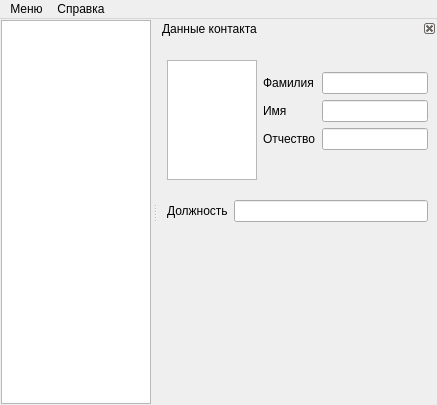
<?xml version="1.0" encoding="UTF-8"?>
<ui version="4.0">
 <class>qlocmes</class>
 <widget class="QMainWindow" name="qlocmes">
  <property name="geometry">
   <rect>
    <x>0</x>
    <y>0</y>
    <width>437</width>
    <height>405</height>
   </rect>
  </property>
  <property name="windowTitle">
   <string notr="true">MoMoN</string>
  </property>
  <property name="windowIcon">
   <iconset resource="systray.qrc">
    <normaloff>:/tray/icon/online.png</normaloff>:/tray/icon/online.png</iconset>
  </property>
  <property name="dockOptions">
   <set>QMainWindow::AllowTabbedDocks|QMainWindow::AnimatedDocks</set>
  </property>
  <widget class="QWidget" name="centralwidget">
   <layout class="QHBoxLayout" name="horizontalLayout" stretch="0">
    <property name="margin">
     <number>1</number>
    </property>
    <item>
     <widget class="QTreeView" name="treeView">
      <property name="minimumSize">
       <size>
        <width>150</width>
        <height>0</height>
       </size>
      </property>
     </widget>
    </item>
   </layout>
  </widget>
  <widget class="QMenuBar" name="menubar">
   <property name="geometry">
    <rect>
     <x>0</x>
     <y>0</y>
     <width>437</width>
     <height>21</height>
    </rect>
   </property>
   <widget class="QMenu" name="menuFile">
    <property name="title">
     <string>Меню</string>
    </property>
    <widget class="QMenu" name="menu">
     <property name="title">
      <string>Статус</string>
     </property>
     <property name="icon">
      <iconset resource="systray.qrc">
       <normaloff>:/actions/icon/online.png</normaloff>:/actions/icon/online.png</iconset>
     </property>
     <addaction name="actionOnLine"/>
     <addaction name="actionOffLIne"/>
    </widget>
    <addaction name="menu"/>
    <addaction name="actionSettings"/>
    <addaction name="separator"/>
    <addaction name="actionQuit"/>
   </widget>
   <widget class="QMenu" name="menuHelp">
    <property name="title">
     <string>Справка</string>
    </property>
    <property name="separatorsCollapsible">
     <bool>false</bool>
    </property>
    <addaction name="actionHelpQt"/>
    <addaction name="actionHelpQlocmessege"/>
    <addaction name="separator"/>
    <addaction name="actionHelp"/>
   </widget>
   <addaction name="menuFile"/>
   <addaction name="menuHelp"/>
  </widget>
  <widget class="QDockWidget" name="dockWidgetData">
   <property name="enabled">
    <bool>true</bool>
   </property>
   <property name="sizePolicy">
    <sizepolicy hsizetype="Minimum" vsizetype="Expanding">
     <horstretch>0</horstretch>
     <verstretch>0</verstretch>
    </sizepolicy>
   </property>
   <property name="minimumSize">
    <size>
     <width>250</width>
     <height>300</height>
    </size>
   </property>
   <property name="features">
    <set>QDockWidget::DockWidgetClosable|QDockWidget::DockWidgetMovable</set>
   </property>
   <property name="allowedAreas">
    <set>Qt::AllDockWidgetAreas</set>
   </property>
   <property name="windowTitle">
    <string>Данные контакта</string>
   </property>
   <attribute name="dockWidgetArea">
    <number>2</number>
   </attribute>
   <widget class="QWidget" name="dockWidgetContents_3">
    <layout class="QVBoxLayout" name="verticalLayout_2">
     <item>
      <layout class="QGridLayout" name="gridLayout_2">
       <item row="0" column="0">
        <layout class="QFormLayout" name="formLayout">
         <property name="fieldGrowthPolicy">
          <enum>QFormLayout::FieldsStayAtSizeHint</enum>
         </property>
         <item row="0" column="0">
          <widget class="QGraphicsView" name="graphicsViewFoto">
           <property name="minimumSize">
            <size>
             <width>90</width>
             <height>120</height>
            </size>
           </property>
           <property name="maximumSize">
            <size>
             <width>90</width>
             <height>120</height>
            </size>
           </property>
          </widget>
         </item>
         <item row="0" column="1">
          <layout class="QVBoxLayout" name="verticalLayout">
           <item>
            <layout class="QGridLayout" name="gridLayout">
             <item row="0" column="0">
              <widget class="QLabel" name="labelSurname">
               <property name="text">
                <string>Фамилия</string>
               </property>
               <property name="buddy">
                <cstring>lineEditSurname</cstring>
               </property>
              </widget>
             </item>
             <item row="0" column="1">
              <widget class="QLineEdit" name="lineEditSurname">
               <property name="readOnly">
                <bool>true</bool>
               </property>
              </widget>
             </item>
             <item row="1" column="0">
              <widget class="QLabel" name="labelName">
               <property name="text">
                <string>Имя</string>
               </property>
               <property name="buddy">
                <cstring>lineEditName</cstring>
               </property>
              </widget>
             </item>
             <item row="1" column="1">
              <widget class="QLineEdit" name="lineEditName">
               <property name="readOnly">
                <bool>true</bool>
               </property>
              </widget>
             </item>
             <item row="2" column="0">
              <widget class="QLabel" name="labelPatronymic">
               <property name="text">
                <string>Отчество</string>
               </property>
               <property name="buddy">
                <cstring>lineEditPatronymic</cstring>
               </property>
              </widget>
             </item>
             <item row="2" column="1">
              <widget class="QLineEdit" name="lineEditPatronymic">
               <property name="readOnly">
                <bool>true</bool>
               </property>
              </widget>
             </item>
            </layout>
           </item>
           <item>
            <spacer name="verticalSpacer_2">
             <property name="orientation">
              <enum>Qt::Vertical</enum>
             </property>
             <property name="sizeType">
              <enum>QSizePolicy::Minimum</enum>
             </property>
             <property name="sizeHint" stdset="0">
              <size>
               <width>20</width>
               <height>18</height>
              </size>
             </property>
            </spacer>
           </item>
          </layout>
         </item>
        </layout>
       </item>
       <item row="1" column="0">
        <layout class="QHBoxLayout" name="horizontalLayout_2">
         <item>
          <widget class="QLabel" name="labelPost">
           <property name="frameShape">
            <enum>QFrame::NoFrame</enum>
           </property>
           <property name="text">
            <string>Должность</string>
           </property>
           <property name="buddy">
            <cstring>lineEditPost</cstring>
           </property>
          </widget>
         </item>
         <item>
          <widget class="QLineEdit" name="lineEditPost">
           <property name="readOnly">
            <bool>true</bool>
           </property>
          </widget>
         </item>
        </layout>
       </item>
      </layout>
     </item>
     <item>
      <spacer name="verticalSpacer">
       <property name="orientation">
        <enum>Qt::Vertical</enum>
       </property>
       <property name="sizeHint" stdset="0">
        <size>
         <width>20</width>
         <height>26</height>
        </size>
       </property>
      </spacer>
     </item>
    </layout>
   </widget>
  </widget>
  <action name="actionOnLine">
   <property name="checkable">
    <bool>true</bool>
   </property>
   <property name="icon">
    <iconset resource="systray.qrc">
     <normaloff>:/actions/icon/online.png</normaloff>:/actions/icon/online.png</iconset>
   </property>
   <property name="text">
    <string>В сети</string>
   </property>
  </action>
  <action name="actionOffLIne">
   <property name="checkable">
    <bool>true</bool>
   </property>
   <property name="checked">
    <bool>true</bool>
   </property>
   <property name="icon">
    <iconset resource="systray.qrc">
     <normaloff>:/actions/icon/offline.png</normaloff>:/actions/icon/offline.png</iconset>
   </property>
   <property name="text">
    <string>Не в сети</string>
   </property>
  </action>
  <action name="actionSettings">
   <property name="icon">
    <iconset resource="systray.qrc">
     <normaloff>:/actions/icon/settings.png</normaloff>:/actions/icon/settings.png</iconset>
   </property>
   <property name="text">
    <string>Настройки</string>
   </property>
  </action>
  <action name="actionQuit">
   <property name="icon">
    <iconset resource="systray.qrc">
     <normaloff>:/actions/icon/exit.png</normaloff>:/actions/icon/exit.png</iconset>
   </property>
   <property name="text">
    <string>Выход</string>
   </property>
  </action>
  <action name="actionHelpQt">
   <property name="icon">
    <iconset resource="systray.qrc">
     <normaloff>:/actions/icon/logo_qt.png</normaloff>:/actions/icon/logo_qt.png</iconset>
   </property>
   <property name="text">
    <string>О Qt</string>
   </property>
  </action>
  <action name="actionHelpQlocmessege">
   <property name="icon">
    <iconset resource="systray.qrc">
     <normaloff>:/actions/icon/online.png</normaloff>:/actions/icon/online.png</iconset>
   </property>
   <property name="text">
    <string>О программе</string>
   </property>
  </action>
  <action name="actionHelp">
   <property name="icon">
    <iconset resource="systray.qrc">
     <normaloff>:/actions/icon/help.png</normaloff>:/actions/icon/help.png</iconset>
   </property>
   <property name="text">
    <string>Помощь</string>
   </property>
  </action>
  <action name="actionDeleteUser">
   <property name="icon">
    <iconset resource="systray.qrc">
     <normaloff>:/actions/icon/delete_user.png</normaloff>:/actions/icon/delete_user.png</iconset>
   </property>
   <property name="text">
    <string>Удалить контакт</string>
   </property>
  </action>
  <action name="actionSendMessage">
   <property name="icon">
    <iconset resource="systray.qrc">
     <normaloff>:/actions/icon/messege.png</normaloff>:/actions/icon/messege.png</iconset>
   </property>
   <property name="text">
    <string>Отправить сообщение</string>
   </property>
  </action>
  <action name="actionSendFile">
   <property name="icon">
    <iconset resource="systray.qrc">
     <normaloff>:/button/icon/send_to_file.png</normaloff>:/button/icon/send_to_file.png</iconset>
   </property>
   <property name="text">
    <string>Отправить файл</string>
   </property>
  </action>
 </widget>
 <resources>
  <include location="systray.qrc"/>
 </resources>
 <connections/>
</ui>
